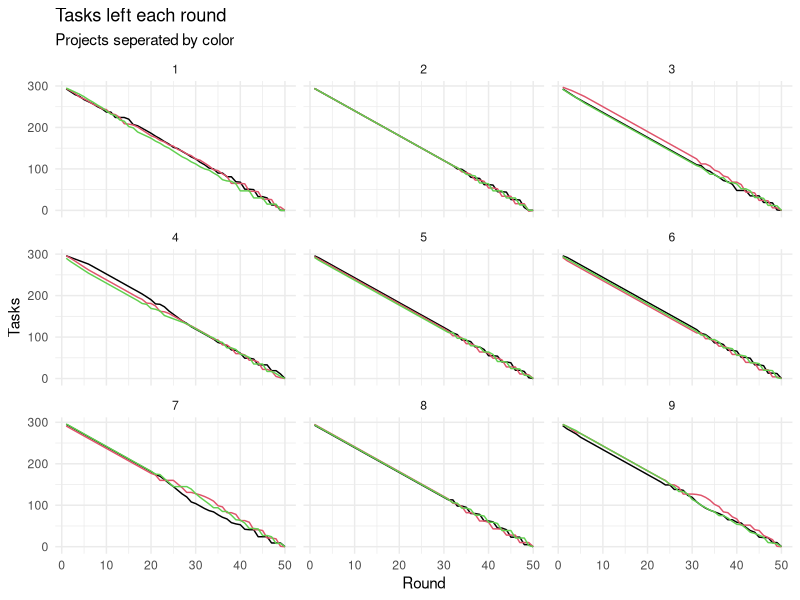
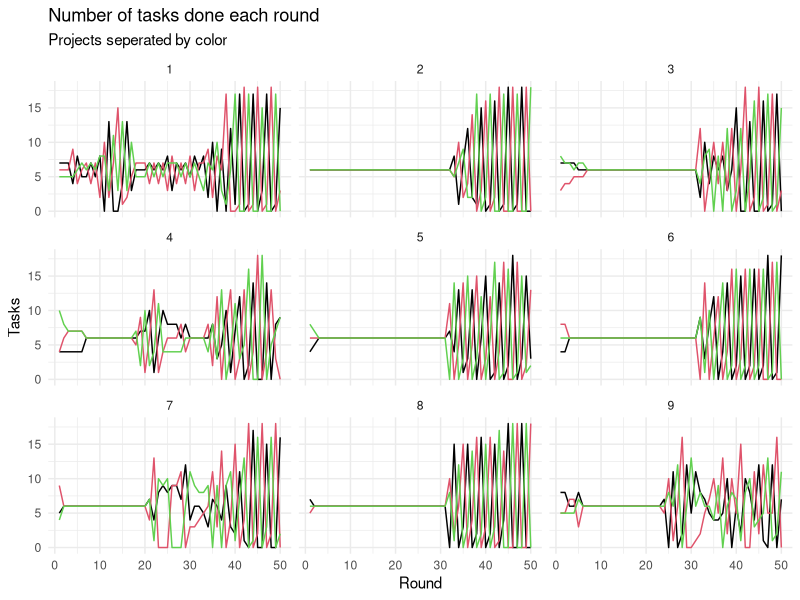
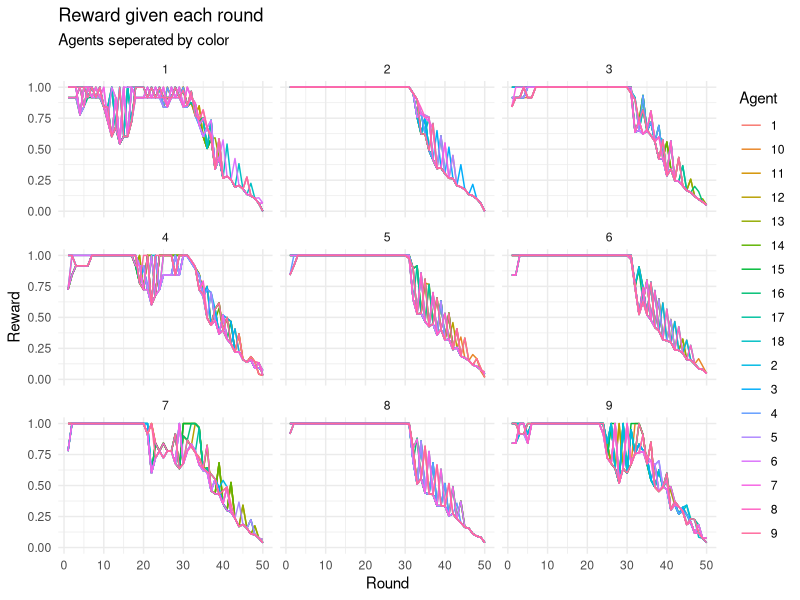
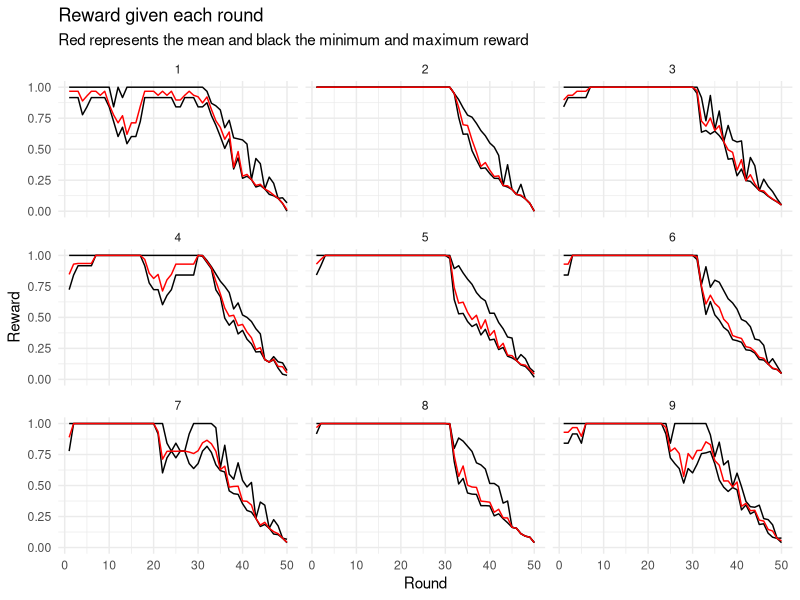
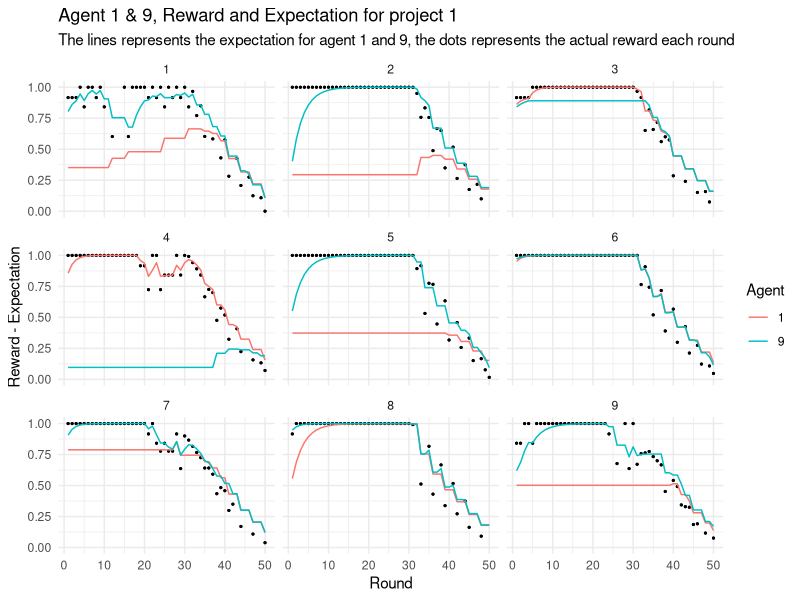
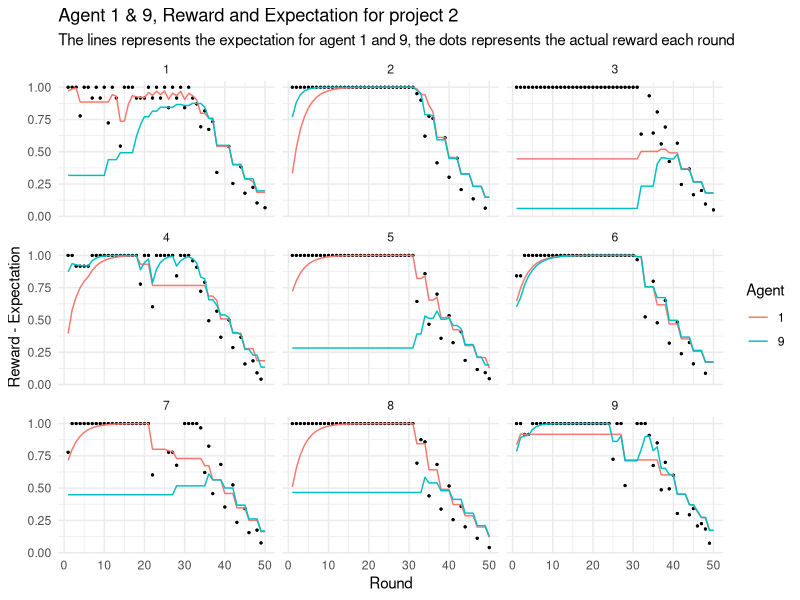
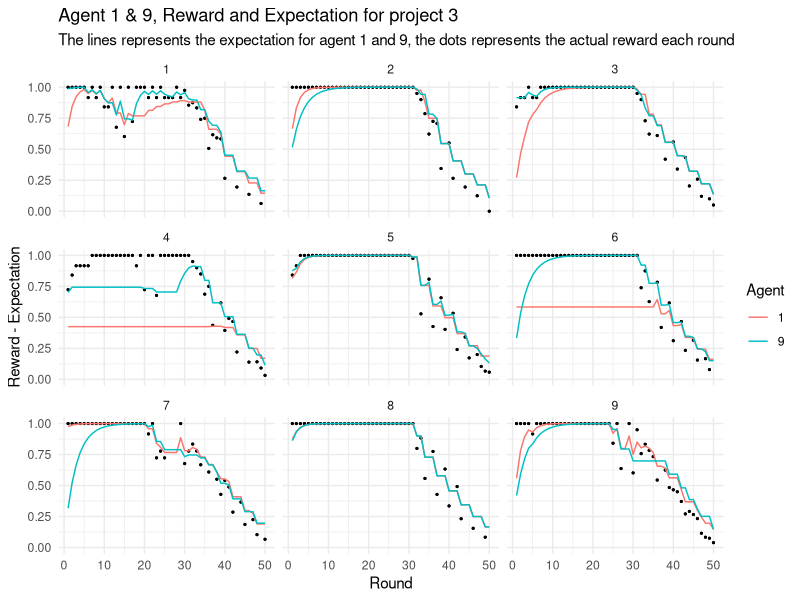
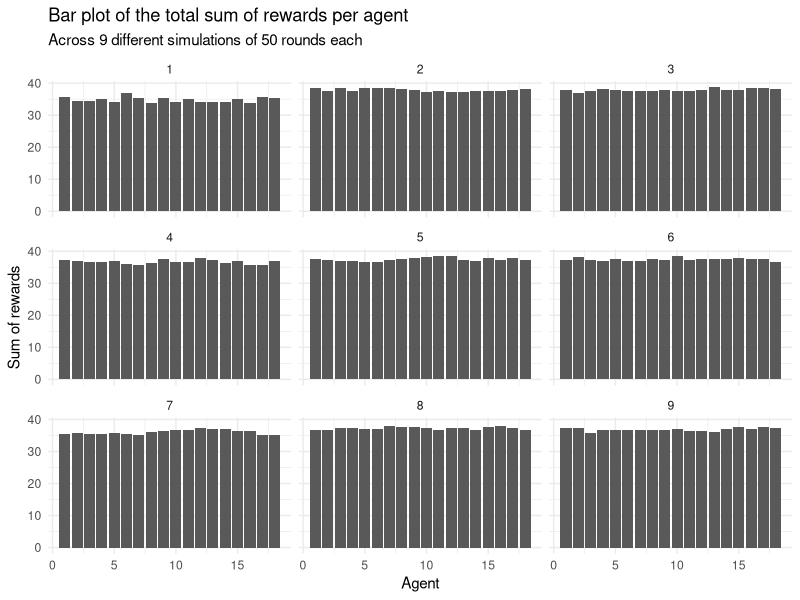

Here is the R script that generated these plots, in order:
## ---- chunk 1
library(tidyverse)
library(ggplot2)
## ---- chunk 2

# CREATE NETWORK FUNCTION
# Function that returns a matrix as an edge list. Row number represents each agent and column 1 and 2 represent the neighbors of each agent. 
createNetwork = function(nA){
  
  #Create an empty matrix with 3 columns ans as many rows as number of agents
  agentNetwork = matrix(ncol = 2, nrow = nA)
  
  #Loop through all agents
  for (a in 1:nA){
    
    # If its the first agent, make an edge to the last and the second agent
    if (a == 1){
      edge1 = nA
      edge2 = 2
    }
    
    # If its the last agent, make an edge to the last-1 and the first agent
    if (a == nA){
      edge1 = a-1
      edge2 = 1
    }
    
    # If its any agent between 2 and the last-1, make an edge to the agents one lower and the agent one higher
    if(a %in% 2:(nA-1)){
      edge1 = a-1
      edge2 = a+1
    }
    
    # save the data into the matrix
    agentNetwork[a,1] = edge1
    agentNetwork[a,2] = edge2
  }
  
  return(agentNetwork)
}


# CREATE PROJECTS FUNCTION
# Function that returns a vector representing the number of tasks in each project
createProjects = function(nA, nP, nR, symmetry){
  
  if (symmetry == T){
    tasks = nA*nR/nP # formula for the number of tasks
    projectList = c(rep(tasks,nP)) # repeat the number of tasks nP times and make it into a vector
  }
  
  if (symmetry == F){
    tasks = nA*nR/nP # formula for the number of tasks
    projectList = c(rep(tasks,nP)) # repeat the number of tasks nP times and make it into a vector
  
    nMod = floor(nP/2)
    
    modList = c()
    for (mod in 1:nMod){
      modList = c(
        modList,
        mod/(mod+mod^2)
      )
    }
    
    pMedian = median(1:nP)
    for (p in 1:nP){
      if (p < pMedian){
        projectList[p] = round(projectList[p] * modList[p])
      }
      if (p > pMedian){
        projectList[p] = round(projectList[p] * (modList[rev(1:nP)[p]] + 1))
      }
    }
  }
  
  
  return(projectList)
}


# CREATE AGENTS' EXPECTATIONS FUNCTION
# Function that returns a matrix with starting values of expectations. Each row is an agent and each column is a project.
createExpectations = function(nA, nP){
  
  # Prepare an empty matrix
  expMatrix = matrix(ncol = nP, nrow = nA) 
  
  # Loop through agents and loop through projects and insert a number on the agent,project place in the matrix
  for(a in 1:nA){
    for(p in 1:nP){
      expMatrix[a,p] = runif(1) # Random number between 0 and 1 drawn from a uniform distribution
      #expMatrix[a,p] = rnorm(1, 0.7, 0.1) # from normal distribution, Mean = 0.7, sd = 0.1
    }
  }
  return(expMatrix)
}


# SIMULATION FUNCTION
# Function that runs the simulation an returns a data frame.
simulation = function(nA, nP, nR, rewardExp, taskThresh, alpha, beta, sim = 1){
  
  # Use other functions to set up the simulation
  network = createNetwork(nA)
  projects = createProjects(nA, nP, nR, pSymmetry)
  expectations = createExpectations(nA, nP)
  nTasks = mean(projects)
  
  #prepare a list for storing the data of each round
  data_list = list()
  i = 1
  
  #Loop through each round
  for (round in 1:nR){
    
    #set up a vector for how many works on each project this round (same structure as the projects vector)
    work = c(rep(0,nP))
    
    # Empty vector for putting in the choices of the agents. (the structure will be: value n = choice of agent n)
    projectChoice = c()
    
    # CHOOSE PROJECT
    # Loop through agents
    for (a in 1:nA){
      
      # Find the project with the highest expectation
      proj =  which.max(expectations[a,])# which.max returns the placement of a number in a vector
      
      #add one to the project in "work" and store the choice in "projectChoice"
      work[proj] = work[proj] + 1
      projectChoice[a] = proj
    }
    
    # REWARDS
    # Calculate reward per project
    rewards = c(rep(0,nP)) # Empty vector for total rewards per project
    maxOpt = nA/nP # Maximum number of agentes working a project in order to get the optimal (1) reward per agent
    
    # loop through projects and calculate amount of total rewards based on the amount of agents working each project
    for (p in 1:nP){
      
      # if the number of agents working the project is less or equal to maxOpt, put this number on the total amount of reward for this project. Else, use the function to calculate it.
      if (work[p] <= maxOpt){ 
        rewards[p] = work[p]
      } else {
        # Function for calculating total amount of rewards.
        # rewardExp is the exponent defined outside the simulation.
        # (work[p]-maxOpt+1) is just the number of agents above maxOpt + 1 (to make the exponent work from the first agent above maxOpt)
        # the minus 1 in the end is add to shift it down to the intercept
        rewards[p] = maxOpt + (work[p]-maxOpt+1)^rewardExp-1 
      }
      
      #if the number of tasks left is lower than a percentage (defined outside the simulation) of the max amount of tasks, then calculate a modifier and apply it to the total amount of rewards.
      if (projects[p] < nTasks*taskThresh){
        percentageLeft = projects[p] / nTasks # How much work is left
        modifier = percentageLeft/taskThresh # percentage left since the threshold as a modifier
        rewards[p] = rewards[p] * modifier # Apply the modifier
      }
    }
    
    #calculate reward per agent
    # for each agent, divide the total number of reward on the chosen project and divide it with the amount of agents who worked that project and store it as this agents reward in a vector.
    agentReward = c() 
    for (a in 1:nA){
      p = projectChoice[a]
      agentReward[a] = rewards[p]/work[p]
    }
    
    #UPDATE EXPECTAIONS
    # new exp = alpha * reward + (1 - alpha) * exp
    # loop through agents and calculate new expextation for the project they chose and replace it with the old one
    for (a in 1:nA){
      p = projectChoice[a] 
      newExp = alpha * agentReward[a] + (1-alpha) * expectations[a,p]
      expectations[a,p] = newExp
    }
    
    # Loop through agents and check if the naighbors (egdes in the network) chose a different project. If they did update this project as well using the method above (but with beta instead of alpha)
    for (a in 1:nA){
      n1 = network[a,1]
      n2 = network[a,2]
      
      if (projectChoice[a] != projectChoice[n1]){
        p = projectChoice[n1] 
        newExp = beta * agentReward[n1] + (1-beta) * expectations[a,p]
        expectations[a,p] = newExp
      }
      
      if (projectChoice[a] != projectChoice[n2]){
        p = projectChoice[n2] 
        newExp = beta * agentReward[n2] + (1-beta) * expectations[a,p]
        expectations[a,p] = newExp
      }
    }
    
    #update projects 
    projects = projects - work # just subtracts the amount of work on each project with the amount of work left on each project.
    for (p in projects){
      if (p < 0){
        projects[p] = 0
      }
    }
    
    
    #SAVE THE DATA
    # the reason it takes this much code to save the data is that it should be flexible with number of columns in the final data frame as it changes with the number of projects.
    eNames = c()
    pNames = c()
    rNames = c()
    wNames = c()
    for (p in 1:nP){
      eNames = c(eNames, paste("Expectation", p, sep = ""))
      pNames = c(pNames, paste("Project", p,"_Tasks", sep = ""))
      rNames = c(rNames, paste("Project", p, "_Rewards", sep = ""))
      wNames = c(wNames, paste("Project", p, "_Work", sep = ""))
    }
    
    temp_data = as.data.frame(matrix(nrow = nA, ncol = nP*4+11))
    colnames(temp_data) = c(
      "Simulation",
      "Round",
      "Agent",
      "Choice",
      "Reward",
      eNames,
      pNames,rNames,wNames,
      "alpha",
      "beta",
      "nAgents",
      "nProjects",
      "nTasks",
      "nRounds"
    )
    
    temp_data[,1] = sim
    temp_data[,2] = round
    temp_data[,3] = 1:nA
    temp_data[,4] = projectChoice
    temp_data[,5] = agentReward
    
    for (p in 1:nP){
      e = paste("Expectation", p, sep = "")
      pr = paste("Project", p,"_Tasks", sep = "")
      r = paste("Project", p, "_Rewards", sep = "")
      w = paste("Project", p, "_Work", sep = "")
      
      temp_data[e] = expectations[,p]
      temp_data[pr] = projects[p]
      temp_data[r] = rewards[p]
      temp_data[w] = work[p]
    }
    
    n = ncol(temp_data)
    temp_data[,n-5] = alpha
    temp_data[,n-4] = beta
    temp_data[,n-3] = nA
    temp_data[,n-2] = nP
    if (pSymmetry == TRUE) {temp_data[,n-1] = nTasks} else {temp_data[,n-1] = "asymmetric"}
    temp_data[,n] = nR
    
    #saving this rounds data into a list of data frames
    data_list[[i]] = temp_data
    i = i + 1
    
    
  } # End of the round loop
  
  # combine all the data frames in the data_list into one 
  data = do.call(rbind, data_list)
  
  return(data)
  
}

## ---- chunk 3
nRounds = 50
nAgents = 18
nProjects = 3
rewardExp = 0.5
taskThresh = 0.4
alpha = 0.5
beta = 0.3
pSymmetry = T
## ---- chunk 4
data_list = list()
i = 1
set.seed(61)
for (s in 1:9){
  data_list[[i]] = simulation(nAgents, nProjects, nRounds, rewardExp, taskThresh, alpha, beta, s)
  i = i + 1
}

data = do.call(rbind, data_list)

#write.csv(data, "data_9sim.csv")


# Check Exponent and trheshold
data_list = list()
i = 1
for (e in c(0,0.3,0.5,0.7)){
  for (t in c(0.2, 0.4, 0.7)){
    set.seed(61)
    d = simulation(nAgents, nProjects, nRounds, e, t, alpha, beta)
    d$exp = e
    d$thresh = t
    data_list[[i]] = d
    i = i + 1
  }
}

e_t_data = do.call(rbind, data_list)

## ---- chunk 5
#Alpha ~ Beta plot
#ggplot(data, aes(y = as.factor(Agent), x = Round)) +
#  geom_point(aes(color = as.factor(Choice)), shape = 15, size = 3) +
#  facet_wrap(alpha~beta) +
#  theme_minimal()


# Project development over time
ggplot(data, aes(x = Round))+
  geom_line(aes(y = Project1_Tasks), color = 1) +
  geom_line(aes(y = Project2_Tasks), color = 2) +
  geom_line(aes(y = Project3_Tasks), color = 3) +
  facet_wrap(~Simulation) +
  theme_minimal() +
  labs(title = "Tasks left each round",subtitle = "Projects seperated by color", y = "Tasks")


ggplot(data, aes(x = Round))+
  geom_line(aes(y = Project1_Work), color = 1) +
  geom_line(aes(y = Project2_Work), color = 2) +
  geom_line(aes(y = Project3_Work), color = 3) +
  facet_wrap(~Simulation) +
  theme_minimal() +
  labs(title = "Number of tasks done each round", subtitle = "Projects seperated by color", y = "Tasks")

# Reward plots
ggplot(data, aes(x = Round, y = Reward))+
  geom_line(aes(color = as.character(Agent))) +
  facet_wrap(~Simulation) +
  theme_minimal() +
  labs(title = "Reward given each round", subtitle = "Agents seperated by color", color = "Agent")


ggplot(data, aes(x = Round, y = Reward))+
  stat_summary(fun.y=min, geom="line") +
  stat_summary(fun.y=max, geom="line") +
  stat_summary(fun.y=mean, geom="line", color = "red") +
  facet_wrap(~Simulation) +
  theme_minimal() +
  labs(title = "Reward given each round", subtitle = "Red represents the mean and black the minimum and maximum reward")


# Reward - Expectation plots
ggplot(subset(data, Agent %in% c(1,9)), aes(x = Round)) +
  geom_point(aes(y = Project1_Rewards/Project1_Work), size = .4) +
  geom_line(aes(y = Expectation1, color = as.character(Agent))) +
  facet_wrap(~Simulation) +
  theme_minimal() +
  labs(title = "Agent 1 & 9, Reward and Expectation for project 1", subtitle = "The lines represents the expectation for agent 1 and 9, the dots represents the actual reward each round", y = "Reward - Expectation", color = "Agent")


ggplot(subset(data, Agent %in% c(1,9)), aes(x = Round)) +
  geom_point(aes(y = Project2_Rewards/Project2_Work), size = .4) +
  geom_line(aes(y = Expectation2, color = as.character(Agent))) +
  facet_wrap(~Simulation) +
  theme_minimal() +
  labs(title = "Agent 1 & 9, Reward and Expectation for project 2", subtitle = "The lines represents the expectation for agent 1 and 9, the dots represents the actual reward each round", y = "Reward - Expectation", color = "Agent")


ggplot(subset(data, Agent %in% c(1,9)), aes(x = Round)) +
  geom_point(aes(y = Project3_Rewards/Project3_Work), size = .4) +
  geom_line(aes(y = Expectation3, color = as.character(Agent))) +
  facet_wrap(~Simulation) +
  theme_minimal() +
  labs(title = "Agent 1 & 9, Reward and Expectation for project 3", subtitle = "The lines represents the expectation for agent 1 and 9, the dots represents the actual reward each round", y = "Reward - Expectation", color = "Agent")

# total reward plot
ggplot(data, aes(y = Reward, x = Agent)) +
  stat_summary(fun.y = "sum", geom = "bar") + 
  facet_wrap(~Simulation) +
  theme_minimal() +
  labs(title = "Bar plot of the total sum of rewards per agent", subtitle = "Across 9 different simulations of 50 rounds each", y = "Sum of rewards")




###____###
#Exponent and Threshold plots
# Project development over time
ggplot(e_t_data, aes(x = Round))+
  geom_line(aes(y = Project1_Tasks), color = 1) +
  geom_line(aes(y = Project2_Tasks), color = 2) +
  geom_line(aes(y = Project3_Tasks), color = 3) +
  facet_wrap(exp~thresh, ncol = 3) +
  theme_minimal() +
  labs(title = "Tasks left each round",subtitle = "Projects seperated by color \nValues above plots: Upper = Eksponent, Lower = Threshold", y = "Tasks")


ggplot(e_t_data, aes(x = Round))+
  geom_line(aes(y = Project1_Work), color = 1) +
  geom_line(aes(y = Project2_Work), color = 2) +
  geom_line(aes(y = Project3_Work), color = 3) +
  facet_wrap(exp~thresh, ncol = 3) +
  theme_minimal() +
  labs(title = "Number of tasks done each round", subtitle = "Projects seperated by color\nValues above plots: Upper = Eksponent, Lower = Threshold", y = "Tasks")

# Reward plots
ggplot(e_t_data, aes(x = Round, y = Reward))+
  geom_line(aes(color = as.character(Agent))) +
  facet_wrap(exp~thresh, ncol = 3) +
  theme_minimal() +
  labs(title = "Reward given each round", subtitle = "Agents seperated by color\nValues above plots: Upper = Eksponent, Lower = Threshold", color = "Agent")


ggplot(e_t_data, aes(x = Round, y = Reward))+
  stat_summary(fun.y=min, geom="line") +
  stat_summary(fun.y=max, geom="line") +
  stat_summary(fun.y=mean, geom="line", color = "red") +
  facet_wrap(exp~thresh, ncol = 3) +
  theme_minimal() +
  labs(title = "Reward given each round", subtitle = "Red represents the mean and black the minimum and maximum reward\nValues above plots: Upper = Eksponent, Lower = Threshold")


# Reward - Expectation plots
ggplot(subset(e_t_data, Agent %in% c(1,9)), aes(x = Round)) +
  geom_point(aes(y = Project1_Rewards/Project1_Work), size = .4) +
  geom_line(aes(y = Expectation1, color = as.character(Agent))) +
  facet_wrap(exp~thresh, ncol = 3) +
  theme_minimal() +
  labs(title = "Agent 1 & 9, Reward and Expectation for project 1", subtitle = "The lines represents the expectation for agent 1 and 9, the dots represents the actual reward each round\nValues above plots: Upper = Eksponent, Lower = Threshold", y = "Reward - Expectation", color = "Agent")


ggplot(subset(e_t_data, Agent %in% c(1,9)), aes(x = Round)) +
  geom_point(aes(y = Project2_Rewards/Project2_Work), size = .4) +
  geom_line(aes(y = Expectation2, color = as.character(Agent))) +
  facet_wrap(exp~thresh, ncol = 3) +
  theme_minimal() +
  labs(title = "Agent 1 & 9, Reward and Expectation for project 2", subtitle = "The lines represents the expectation for agent 1 and 9, the dots represents the actual reward each round\nValues above plots: Upper = Eksponent, Lower = Threshold", y = "Reward - Expectation", color = "Agent")


ggplot(subset(e_t_data, Agent %in% c(1,9)), aes(x = Round)) +
  geom_point(aes(y = Project3_Rewards/Project3_Work), size = .4) +
  geom_line(aes(y = Expectation3, color = as.character(Agent))) +
  facet_wrap(exp~thresh, ncol = 3) +
  theme_minimal() +
  labs(title = "Agent 1 & 9, Reward and Expectation for project 3", subtitle = "The lines represents the expectation for agent 1 and 9, the dots represents the actual reward each round\nValues above plots: Upper = Eksponent, Lower = Threshold", y = "Reward - Expectation", color = "Agent")

# total reward plot
ggplot(e_t_data, aes(y = Reward, x = Agent)) +
  stat_summary(fun.y = "sum", geom = "bar") + 
  facet_wrap(exp~thresh, ncol = 3) +
  theme_minimal() +
  labs(title = "Bar plot of the total sum of rewards per agent", subtitle = "Across 12 different simulations of 50 rounds each\nValues above plots: Upper = Eksponent, Lower = Threshold", y = "Sum of rewards")


## ---- chunk 6

work = 1:nAgents
rewards = c(rep(0,nAgents)) 
maxOpt = nAgents/nProjects # Maximum number of agents working a project in order to get the optimal (1) reward per agent

exp_data = data.frame()
for (e in c(0.3,0.4,0.5,0.6,0.7,0.8)){
  for (p in work){
    # if the number of agents working the project is less or equal to maxOpt, put this number on the total amount of reward for this project. Else, use the function to calculate it.
    if (work[p] <= maxOpt){ 
      rewards[p] = work[p] 
    } else {
      # Function for calculating total amount of rewards.
      # rewardExp is the exponent defined outside the simulation.
      # (work[p]-maxOpt+1) is just the number of agents above maxOpt + 1 (to make the exponent work from the first agent above maxOpt)
      # the minus 1 in the end is add to shift it down to the intercept
      rewards[p] = maxOpt + (work[p]-maxOpt+1)^e-1 
    }
  } 
  temp = data.frame("work" = work, "reward" = rewards, "exp" = e)
  exp_data = rbind(exp_data, temp)
}

ggplot(exp_data, aes(x = work, y = reward)) +
  geom_line() +
  theme_minimal() +
  facet_wrap(~exp) +
  xlim(0, 20) +
  ylim(0, 20) +
  labs(title = "Functions of how much total reward is given per project as the number of agents rise", subtitle = "The function is linear til 6 agents (18 (n agents) devided by 3 (n projects)) and exponential from there til 18. \nThe 6 plots show the function for different exponents", y = "Total reward", x = "Number of agents")



projects = rev(1:300)
nTasks = 300
rewards = c(rep(1,300))

thresh_data = data.frame()

for (t in c(0.2,0.3,0.4,0.5,0.6,0.7)){
for (p in 1:300){
 #if the number of tasks left is lower than a percentage (defined outside the simulation) of the max amount of tasks, then calculate a modifier and apply it to the total amount of rewards.
      if (projects[p] < nTasks*t){ 
        percentageLeft = projects[p] / nTasks # How much work is left 
        modifier = percentageLeft/t # percentage left since the threshold as a modifier
        rewards[p] = rewards[p] * modifier # Apply the modifier
      }
}
  temp = data.frame("reward" = rewards, "projects" = projects, "thresh" = t)
  thresh_data = rbind(thresh_data, temp)
}    

ggplot(thresh_data, aes(x = projects, y = reward)) +
  geom_line() +
  theme_minimal() +
  facet_wrap(~thresh) +
  labs(title = "How much a reward of 1 is decreased as a function of how many tasks are left in a project", subtitle = "A procentage threshold is defined. If the percentage of tasks left are below. \nThen the threshold a modifier is defined as the percentage left devided by the threshold. \nThen this modifier is multiplied by the threshold. \n6 plots showing different thresholds for a total amount of 300 tasks", y = "Reward", x = "Tasks left")


